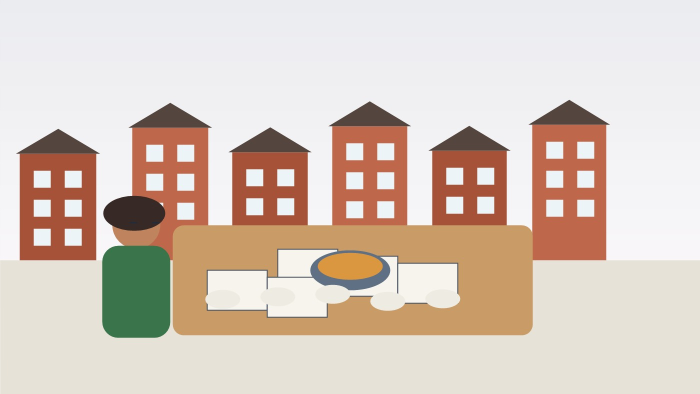
#> input picture assets/storybook/1-buurtbewoners/page-02.jpg, 1400 x 788 px (shown at 1/2 size); its folder holds only this picture in this run
$ python optimize-storybook-images.py
#> lines starting #> are read from the running program, lines starting #| are printed output that depends on the picture
from pathlib import Path
from PIL import Image, ImageOps


ROOT = Path("assets/storybook")
MAX_WIDTH = 1280
QUALITY = 86


def optimize_image(path: Path) -> tuple[int, int]:
    before = path.stat().st_size
    with Image.open(path) as img:
#> img is the input picture: PIL image 1400x788 RGB; mean R, G, B 216.5, 201, 189.6
        img = ImageOps.exif_transpose(img).convert("RGB")
        if img.width > MAX_WIDTH:
            height = round(img.height * (MAX_WIDTH / img.width))
#> height = 720
            img = img.resize((MAX_WIDTH, height), Image.Resampling.LANCZOS)
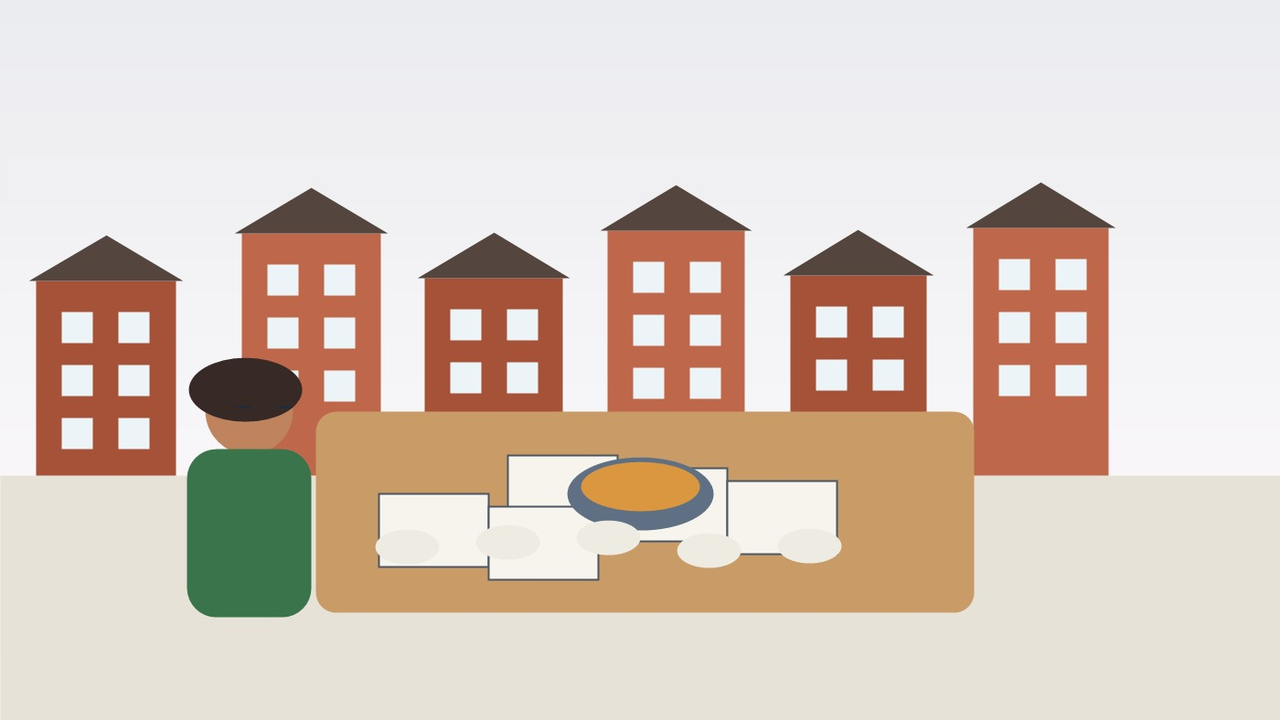
#> img: PIL image 1280x720 RGB; mean R, G, B 216.5, 201, 189.6
        temp = path.with_suffix(".tmp.jpg")
        img.save(temp, "JPEG", quality=QUALITY, optimize=True, progressive=True)
    temp.replace(path)
    return before, path.stat().st_size


def main() -> None:
    total_before = 0
    total_after = 0
    count = 0
    for image_path in sorted(ROOT.rglob("page-*.jpg")):
        before, after = optimize_image(image_path)
        total_before += before
        total_after += after
        count += 1
#> pass 2 of the loop in main, `for image_path in sorted(ROOT.rglob("page-*.jpg")):`:
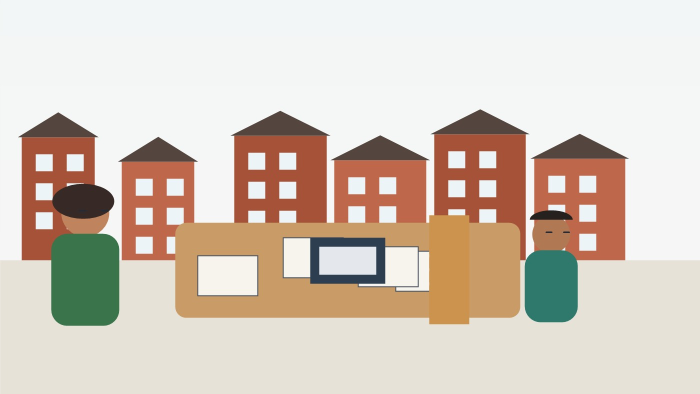
#> input picture assets/storybook/1-de-buurt-praat-mee/page-02.jpg, 1400 x 788 px (shown at 1/2 size)
#> in optimize_image, img is the input picture: PIL image 1400x788 RGB; mean R, G, B 214.4, 201.5, 189.2
#> in optimize_image (call 2), `img = img.resize((MAX_WIDTH, height), Image.Resampling.LANCZOS)`:
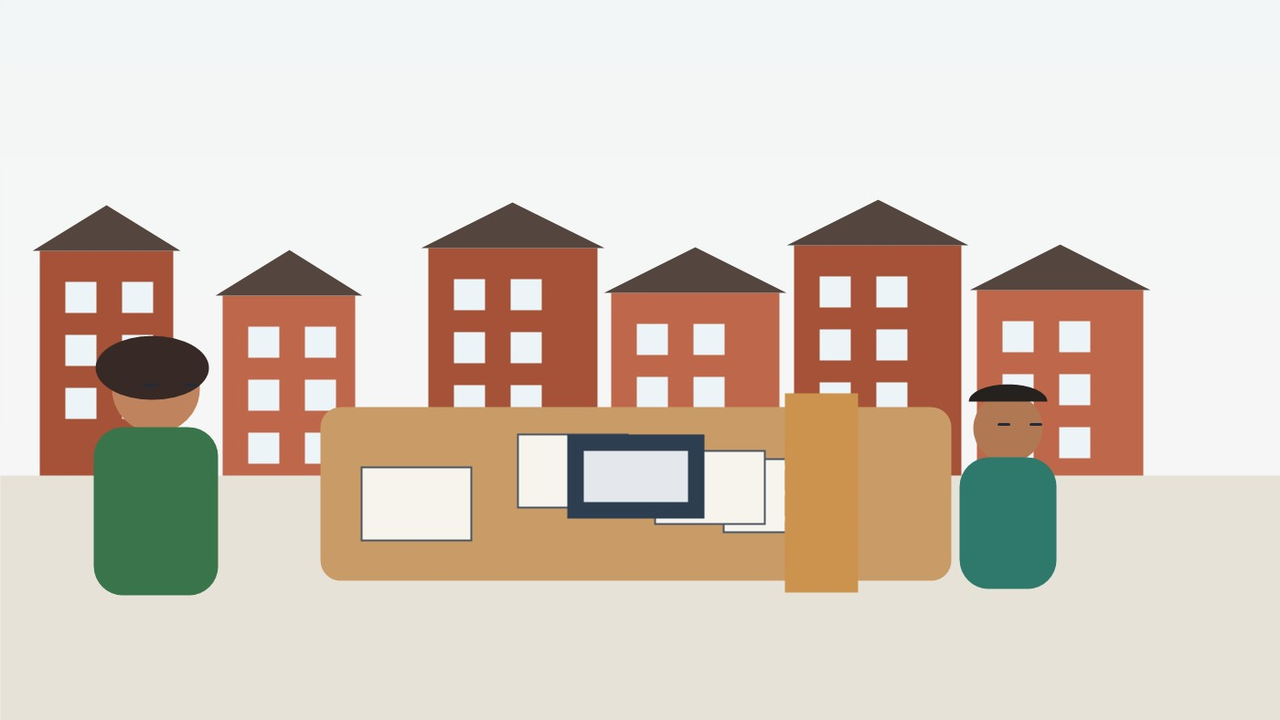
#> img: PIL image 1280x720 RGB; mean R, G, B 214.4, 201.5, 189.2
#> pass 3 of the loop in main, `for image_path in sorted(ROOT.rglob("page-*.jpg")):`:
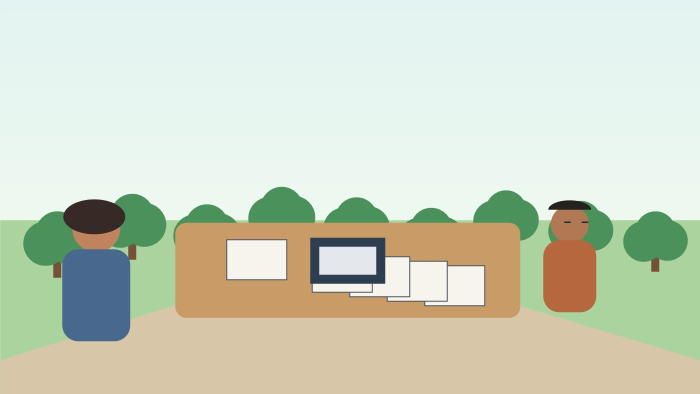
#> input picture assets/storybook/1-de-buurt-praat-mee/page-04.jpg, 1400 x 788 px (shown at 1/2 size)
#> in optimize_image, img is the input picture: PIL image 1400x788 RGB; mean R, G, B 206.6, 213.5, 194.5
#> in optimize_image (call 3), `img = img.resize((MAX_WIDTH, height), Image.Resampling.LANCZOS)`:
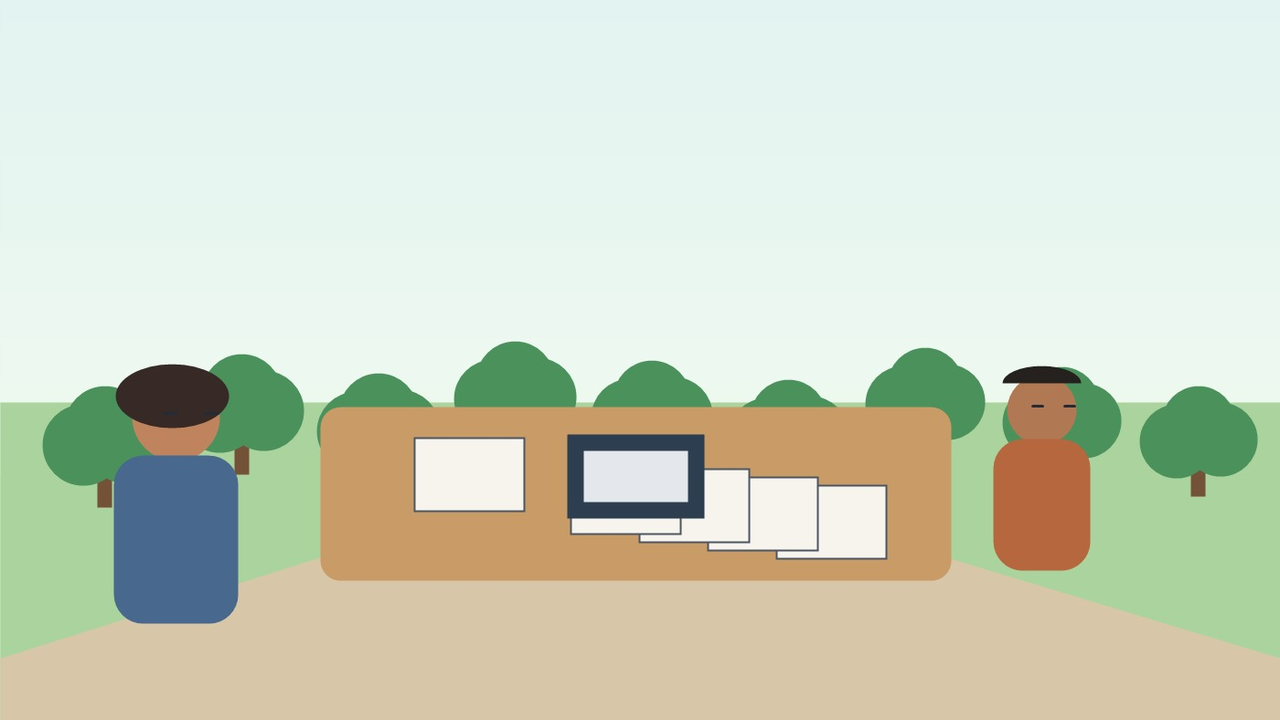
#> img: PIL image 1280x720 RGB; mean R, G, B 206.6, 213.5, 194.5
    saved = total_before - total_after
    print(f"optimized {count} images")
    print(f"before {total_before} bytes")
    print(f"after  {total_after} bytes")
    print(f"saved  {saved} bytes")


if __name__ == "__main__":
    main()
